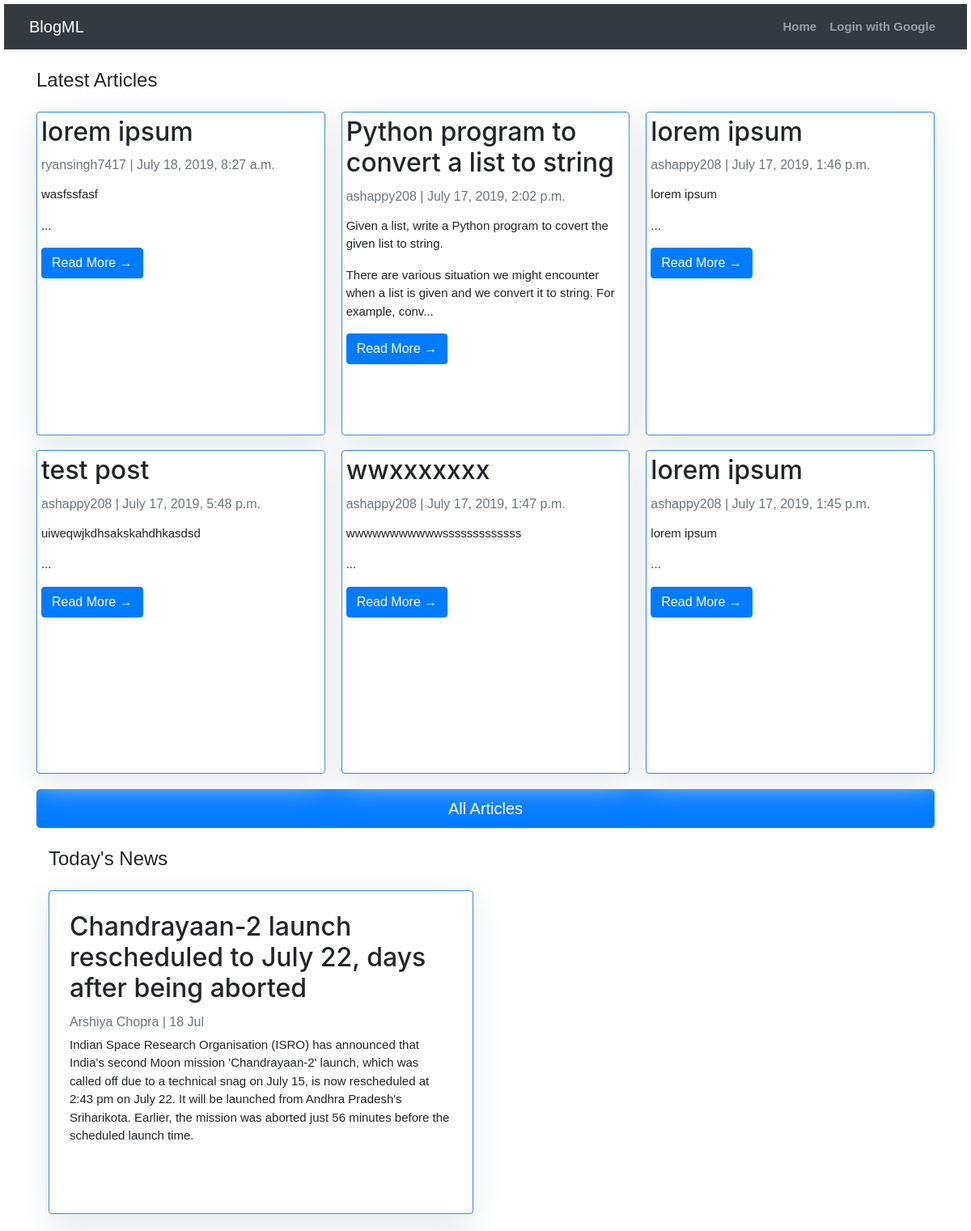
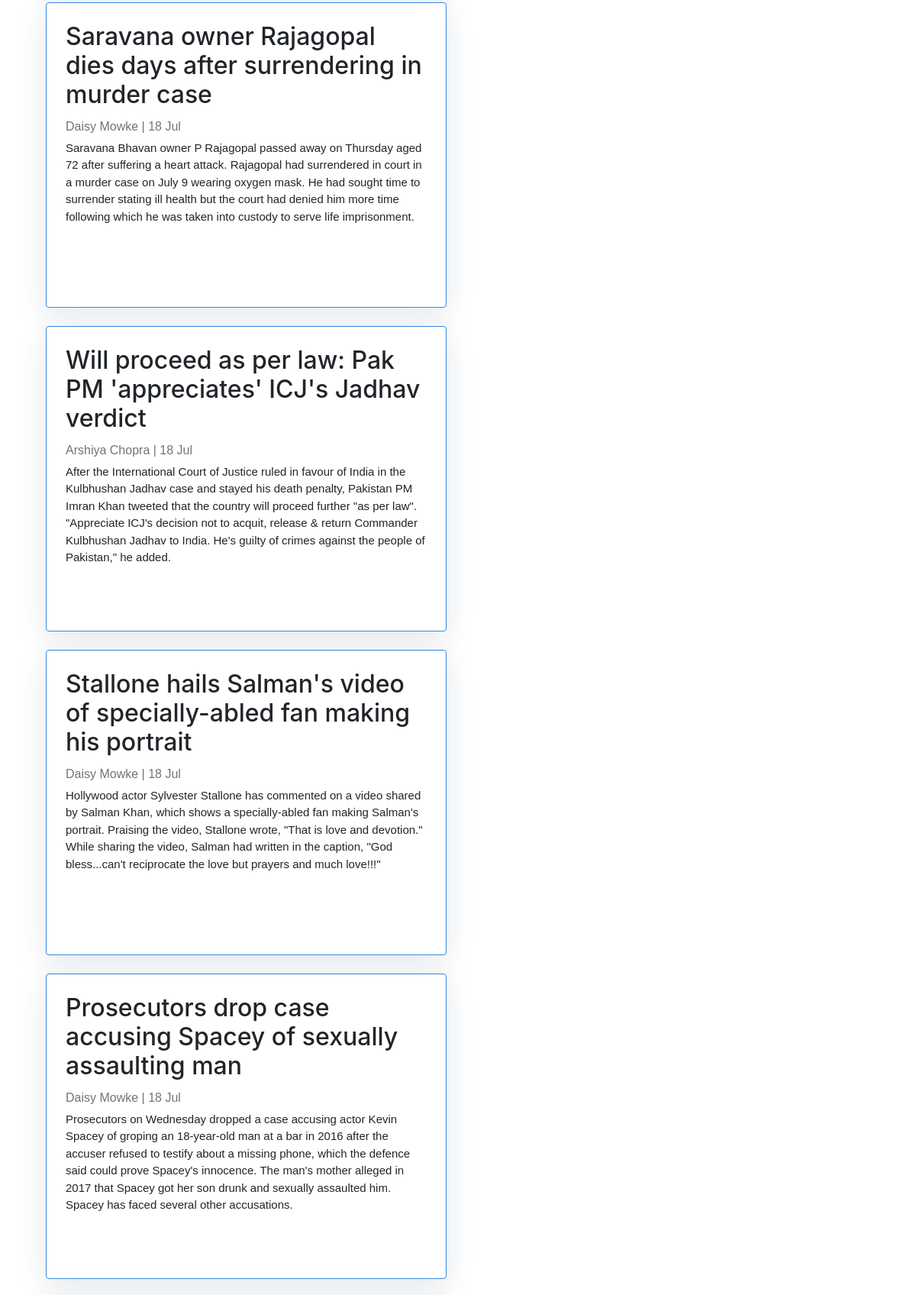
The app's page /index/ (upper part) with its own data (2 pictures, top to bottom).
### dashboard/models.py (models this page shows, shortened)
class Post(models.Model):
    author = models.ForeignKey(settings.AUTH_USER_MODEL, on_delete=models.CASCADE)
    title = models.CharField(max_length=200)
    text = RichTextUploadingField()
    created_date = models.DateTimeField(default=timezone.now)
    published_date = models.DateTimeField(blank=True, null=True)
    topic = models.CharField(max_length=10,default = -1)
    objects = models.Manager

class News(models.Model):
    headline = models.CharField(max_length = 250)
    text = models.TextField()
    author = models.CharField(max_length = 120)
    datemonth = models.CharField(max_length=50)
    objects = models.Manager

### dashboard/views.py (the view)
# urls.py: path('index/',views.index,name = 'index'),
def index(request):
    news = News.objects.all()
    post = Post.objects.order_by('-published_date')[:6]
    context = {
        "object_list":news,
        "post_list":post,
    }
    return render(request,'index.html',context = context)

### dashboard/templates/index.html (shortened to what this page needs)
{% extends "base.html" %}
{% block content %}
<div class = "container">
        <h4 class=" site-heading my-4 mt-4 text-black">Latest Articles</h4>
<div class="card-columns">
    {% for post in post_list %}
        <div class="card">
            <h2 class="card-title">{{post.title}}</h2>
            <p class="card-text text-muted h6">{{ post.author }} | {{ post.published_date}}  </p>
            <p class = "card-text">{{ post.text|safe|slice:200 }}...</p>
        <a href="{% url 'post_detail' pk=post.pk %}" class="btn btn-primary">Read More &rarr;</a>
    </div>
        {% endfor %}
    </div>
    <a href="{% url 'postlist'%}" class="btn btn-primary btn-lg btn-block">All Articles</a>
</div>
<div class="container">
        <div class="col-md-6 mt-0 ">
                <h4 class=" site-heading my-4 mt-0 text-black">Today's News</h4>
                {% for object in object_list %}
                <div class="card mb-4">
                    <div class="card-body">
                        <h2 class="card-title">{{object.headline}}</h2>
                        <p class="card-text text-muted h6">{{object.author}} | {{object.datemonth}} </p>
                        <p class="card-text">{{object.text}} </p>
                    </div>
                </div>
                {% endfor %}
            </div>
        </div>
{%endblock%}

### dashboard/templates/base.html (style rules this page uses)
body { font-family: "Roboto", sans-serif; font-size: 17px; background-color: white; }
.card { padding: 5px; background: white; height : 300px; overflow: auto; border: 1px solid #3388E1; }

### dashboard/templates/index.html (style rules this page uses)
body { font-family: "Ubuntu", sans-serif; font-size: 15px; background-color : white; padding: 5px; }
.card-text { word-wrap: break-word; }
.card { padding: 5px; background: white; height : 50vh; overflow: auto; border: 1px solid #3388E1; box-shadow: 0 10px 40px #E3E7EB }
.card-title { font-family:-apple-system, BlinkMacSystemFont, 'Segoe UI', Roboto, Oxygen, Ubuntu, Cantarell, 'Open Sans', 'Helvetica Neue', sans-serif }

### records on screen
Post: title "lorem ipsum", author "ryansingh7417", published_date "July 18, 2019, 8:27 a.m.", text "wasfssfasf"
Post: title "test post", author "ashappy208", published_date "July 17, 2019, 5:48 p.m.", text "uiweqwjkdhsakskahdhkasdsd"
Post: title "Python program to convert a list to string", author "ashappy208", published_date "July 17, 2019, 2:02 p.m.", text "Given a list, write a Python program to covert the given list to string. There are various situation we might encounter when a list is given and we convert it to string. For example, conv"
Post: title "wwxxxxxxx", author "ashappy208", published_date "July 17, 2019, 1:47 p.m.", text "wwwwwwwwwwwsssssssssssss"
Post: title "lorem ipsum", author "ashappy208", published_date "July 17, 2019, 1:46 p.m.", text "lorem ipsum"
Post: title "lorem ipsum", author "ashappy208", published_date "July 17, 2019, 1:45 p.m.", text "lorem ipsum"
News: headline "Chandrayaan-2 launch rescheduled to July 22, days after being aborted", author "Arshiya Chopra", datemonth "18 Jul", text "Indian Space Research Organisation (ISRO) has announced that India's second Moon mission 'Chandrayaan-2' launch, which was called off due to a technical snag on July 15, is now rescheduled at 2:43 pm on July 22. It will be launched from Andhra Pradesh's Sriharikota. Earlier, the mission was aborted just 56 minutes before the scheduled launch time."
News: headline "Saravana owner Rajagopal dies days after surrendering in murder case", author "Daisy Mowke", datemonth "18 Jul", text "Saravana Bhavan owner P Rajagopal passed away on Thursday aged 72 after suffering a heart attack. Rajagopal had surrendered in court in a murder case on July 9 wearing oxygen mask. He had sought time to surrender stating ill health but the court had denied him more time following which he was taken into custody to serve life imprisonment."
News: headline "Will proceed as per law: Pak PM 'appreciates' ICJ's Jadhav verdict", author "Arshiya Chopra", datemonth "18 Jul", text "After the International Court of Justice ruled in favour of India in the Kulbhushan Jadhav case and stayed his death penalty, Pakistan PM Imran Khan tweeted that the country will proceed further \"as per law\". \"Appreciate ICJ's decision not to acquit, release & return Commander Kulbhushan Jadhav to India. He's guilty of crimes against the people of Pakistan,\" he added."
News: headline "Stallone hails Salman's video of specially-abled fan making his portrait", author "Daisy Mowke", datemonth "18 Jul", text "Hollywood actor Sylvester Stallone has commented on a video shared by Salman Khan, which shows a specially-abled fan making Salman's portrait. Praising the video, Stallone wrote, \"That is love and devotion.\" While sharing the video, Salman had written in the caption, \"God bless...can't reciprocate the love but prayers and much love!!!\""
News: headline "Prosecutors drop case accusing Spacey of sexually assaulting man", author "Daisy Mowke", datemonth "18 Jul", text "Prosecutors on Wednesday dropped a case accusing actor Kevin Spacey of groping an 18-year-old man at a bar in 2016 after the accuser refused to testify about a missing phone, which the defence said could prove Spacey's innocence. The man's mother alleged in 2017 that Spacey got her son drunk and sexually assaulted him. Spacey has faced several other accusations."
